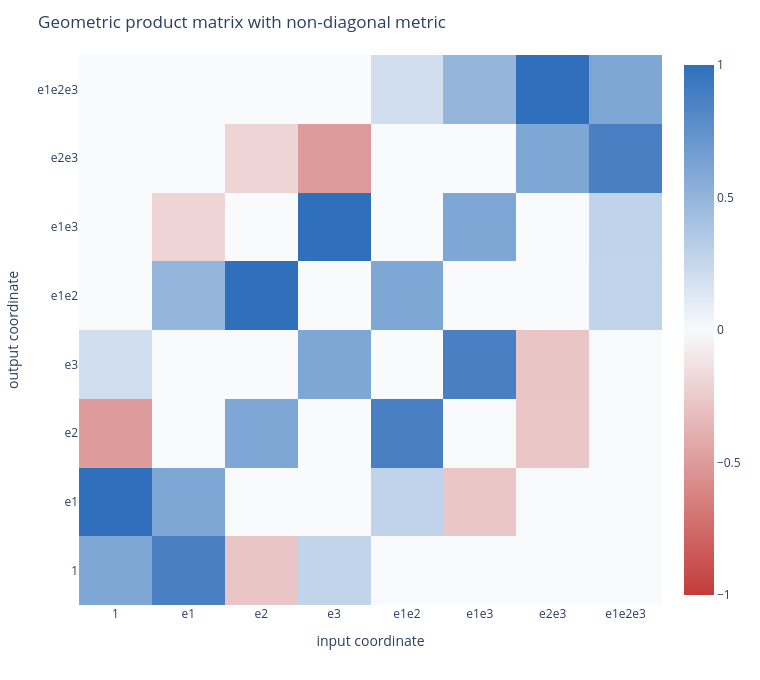

Write notebook code for a chart like this one.
### Markdown cell above
## Non-Diagonal Metrics: One Basis Product Can Become A Sum

In a diagonal Euclidean metric, multiplying two basis blades produces a single basis blade with a sign. That pleasant simplification is not the full story. With a non-diagonal symmetric metric, a vector can have a nonzero inner product with a different basis vector. Then a basis-blade geometric product can contain both an outer part and a contraction part.

For example, if the metric has `g12 = 0.25`, then `e1 * e2` contains a scalar contribution from the metric and a bivector contribution from the outer product. The product matrix assembly rule does not need to change. The only difference is that the basis-basis product returns more than one output term, and each term contributes to a row of the operator matrix.

This is one reason the structure-coefficient viewpoint is valuable. It separates the algebra-specific table of basis products from the linear algebra act of accumulating matrix entries. The code below uses the same helper functions with a non-diagonal metric and verifies matrix multiplication against sparse distribution again.

### Code cell
skew_metric = np.array(
    [
        [1.0, 0.25, 0.0],
        [0.25, 1.0, -0.15],
        [0.0, -0.15, 1.0],
    ]
)
skew_algebra = LinearProductAlgebra(skew_metric, names=("e1", "e2", "e3"))
skew_left = 0.6 * skew_algebra.scalar(1) + skew_algebra.vector([1.0, -0.5, 0.2])
skew_right = -0.3 * skew_algebra.scalar(1) + skew_algebra.vector([0.4, 1.1, -0.7])

skew_pair_terms = skew_algebra.basis_product_terms(0b001, 0b010, kind="geometric")
assert 0 in skew_pair_terms and 0b011 in skew_pair_terms
skew_matrix = skew_algebra.left_operator_matrix(skew_left, kind="geometric")
skew_matrix_result = skew_matrix @ skew_right
skew_sparse_result = skew_algebra.dense_product(skew_left, skew_right, kind="geometric")
assert np.allclose(skew_matrix_result, skew_sparse_result)

skew_report = {
    "metric": skew_metric,
    "e1_times_e2": format_terms(skew_pair_terms, skew_algebra.names),
    "left": skew_algebra.coefficient_rows(skew_left),
    "right": skew_algebra.coefficient_rows(skew_right),
    "product": skew_algebra.coefficient_rows(skew_sparse_result),
}
skew_report_path = save_json(skew_report, TABLES / "non-diagonal-metric-report.json")
skew_matrix_path = save_plotly_html(
    operator_heatmap_figure(skew_algebra, skew_matrix, title="Geometric product matrix with non-diagonal metric"),
    FIGURES / "non-diagonal-geometric-product-matrix.html",
)

display(Markdown(f"`e1 * e2` in this metric = `{skew_report['e1_times_e2']}`"))
print(rel(skew_report_path))
print(rel(skew_matrix_path))
operator_heatmap_figure(skew_algebra, skew_matrix, title="Geometric product matrix with non-diagonal metric")

### Figure 1 — Plotly figure (JSON) as saved in the notebook; plotly's stock layout.template omitted (floating-point values rounded to 4 significant figures)
{"data": [{"colorscale": [[0.0, "#c43c39"], [0.5, "#f8fafc"], [1.0, "#2f6fbb"]], "customdata": [["1 from 1: 0.6", "1 from e1: 0.875", "1 from e2: -0.28", "1 from e3: 0.275", "1 from e1e2: 0", "1 from e1e3: 0", "1 from e2e3: 0", "1 from e1e2e3: 0"], ["e1 from 1: 1", "e1 from e1: 0.6", "e1 from e2: 0", "e1 from e3: 0", "e1 from e1e2: 0.28", "e1 from e1e3: -0.275", "e1 from e2e3: 0", "e1 from e1e2e3: 0"], ["e2 from 1: -0.5", "e2 from e1: 0", "e2 from e2: 0.6", "e2 from e3: 0", "e2 from e1e2: 0.875", "e2 from e1e3: 0", "e2 from e2e3: -0.275", "e2 from e1e2e3: 0"], ["e3 from 1: 0.2", "e3 from e1: 0", "e3 from e2: 0", "e3 from e3: 0.6", "e3 from e1e2: 0", "e3 from e1e3: 0.875", "e3 from e2e3: -0.28", "e3 from e1e2e3: 0"], ["e1e2 from 1: 0", "e1e2 from e1: 0.5", "e1e2 from e2: 1", "e1e2 from e3: 0", "e1e2 from e1e2: 0.6", "e1e2 from e1e3: 0", "e1e2 from e2e3: 0", "e1e2 from e1e2e3: 0.275"], ["e1e3 from 1: 0", "e1e3 from e1: -0.2", "e1e3 from e2: 0", "e1e3 from e3: 1", "e1e3 from e1e2: 0", "e1e3 from e1e3: 0.6", "e1e3 from e2e3: 0", "e1e3 from e1e2e3: 0.28"], ["e2e3 from 1: 0", "e2e3 from e1: 0", "e2e3 from e2: -0.2", "e2e3 from e3: -0.5", "e2e3 from e1e2: 0", "e2e3 from e1e3: 0", "e2e3 from e2e3: 0.6", "e2e3 from e1e2e3: 0.875"], ["e1e2e3 from 1: 0", "e1e2e3 from e1: 0", "e1e2e3 from e2: 0", "e1e2e3 from e3: 0", "e1e2e3 from e1e2: 0.2", "e1e2e3 from e1e3: 0.5", "e1e2e3 from e2e3: 1", "e1e2e3 from e1e2e3: 0.6"]], "hovertemplate": "%{customdata}<extra></extra>", "type": "heatmap", "x": ["1", "e1", "e2", "e3", "e1e2", "e1e3", "e2e3", "e1e2e3"], "y": ["1", "e1", "e2", "e3", "e1e2", "e1e3", "e2e3", "e1e2e3"], "z": [[0.6, 0.875, -0.28, 0.275, 0.0, 0.0, 0.0, 0.0], [1.0, 0.6, 0.0, 0.0, 0.28, -0.275, 0.0, 0.0], [-0.5, 0.0, 0.6, 0.0, 0.875, 0.0, -0.275, 0.0], [0.2, 0.0, 0.0, 0.6, 0.0, 0.875, -0.28, 0.0], [0.0, 0.5, 1.0, 0.0, 0.6, 0.0, 0.0, 0.275], [0.0, -0.2, 0.0, 1.0, 0.0, 0.6, 0.0, 0.28], [0.0, 0.0, -0.2, -0.5, 0.0, 0.0, 0.6, 0.875], [0.0, 0.0, 0.0, 0.0, 0.2, 0.5, 1.0, 0.6]], "zmax": 1.0, "zmin": -1.0}], "layout": {"height": 680, "margin": {"b": 75, "l": 75, "r": 25, "t": 55}, "title": {"text": "Geometric product matrix with non-diagonal metric"}, "width": 760, "xaxis": {"title": {"text": "input coordinate"}}, "yaxis": {"title": {"text": "output coordinate"}}}}
